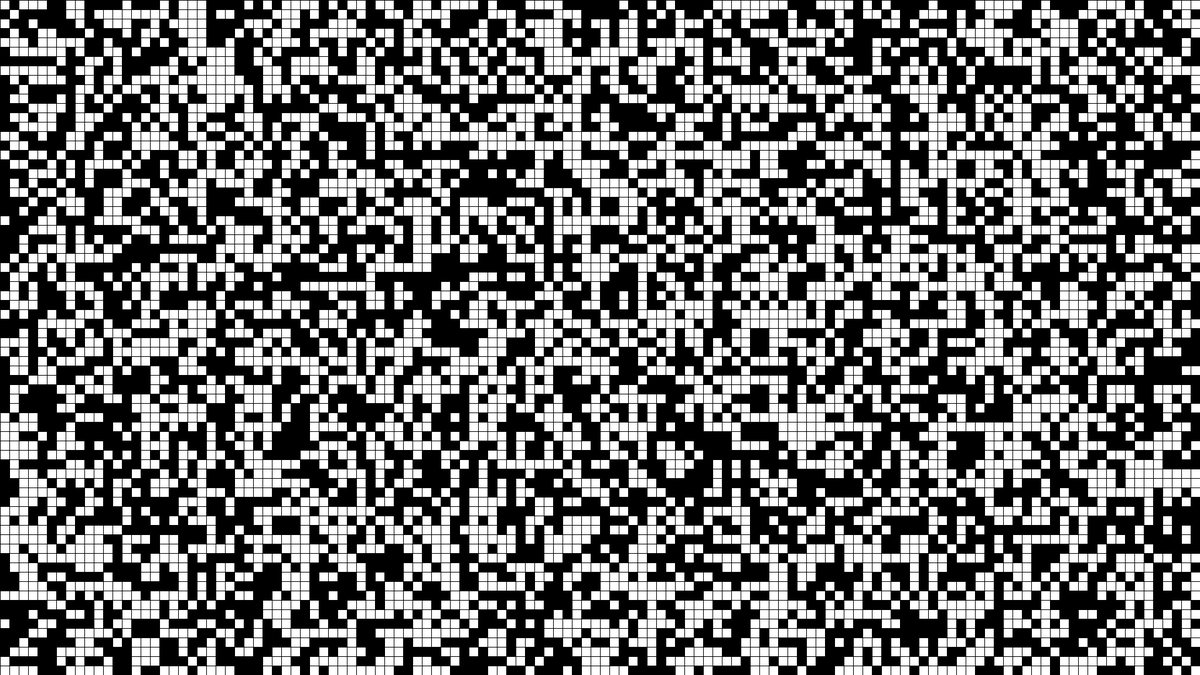
Frame 1 (no input)
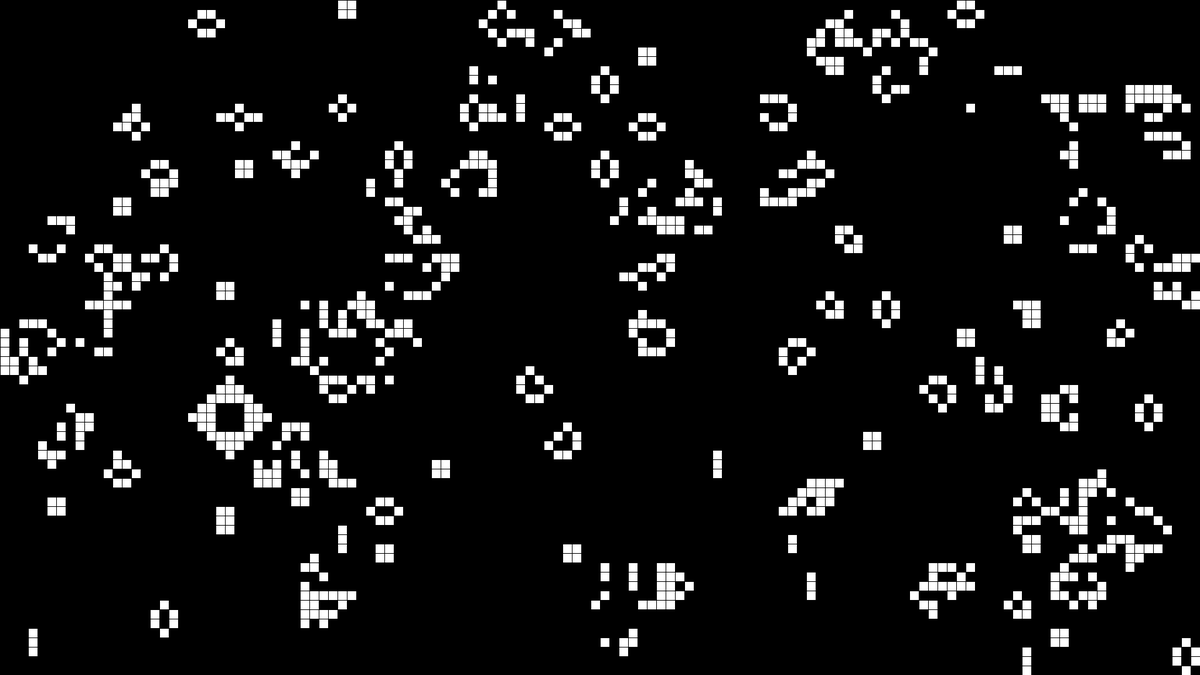
Frame 60 (the mouse pressed at the canvas centre just before this capture)
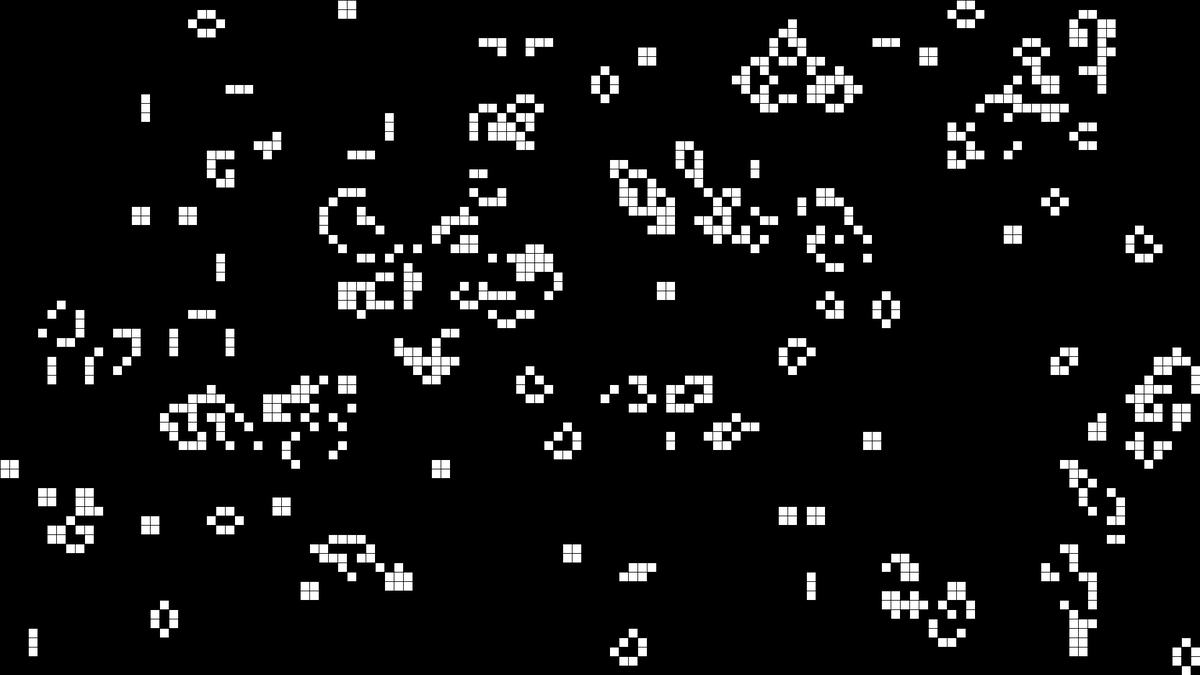
Frame 120 (the mouse held since frame 60 and released just before this capture)

The Processing sketch that drew these frames (run headless with seeded random() and noise(); from frame 60 on, the mouse is pressed at the canvas centre):

// Processing sketch: Game_of_Life
// ── Game_of_Life.pde
int cellSize = 15;
int cellCountX, cellCountY;
int[][] cells;
boolean paused = false;


void setup() {
  frameRate(30);
  size(1920, 1080);
  
  cellCountX = width/cellSize;
  cellCountY = height/cellSize;
  
  cells = new int[cellCountX][cellCountY];
  
  for (int i = 0; i < cellCountX; i++) {
    for (int j = 0; j < cellCountY; j++) {
      cells[i][j] = (int) random(0, 2);
    }
  }
  
  System.out.println("x: " + cellCountX + "y: " + cellCountY);
}

void draw() {
  drawGrid();
  
  if (!paused)
    cells = doRules(cells);
}

void mousePressed() {
  if (mouseButton == LEFT)
    cells[mouseX/cellSize][mouseY/cellSize] = 1;
  else if (mouseButton == RIGHT)
    cells[mouseX/cellSize][mouseY/cellSize] = 0;
  else if (mouseButton == CENTER)
    cells = new int[cellCountX][cellCountY];
}

void keyPressed() {
  paused = !paused;
}

void drawGrid() {
  
  for (int i = 0; i < cellCountX; i++) {
    for (int j = 0; j < cellCountY; j++) {
      fill(cells[i][j]*255);
      rect(i*cellSize, j*cellSize, cellSize, cellSize);
    }
  }
}

int[][] doRules(int[][] input) {
  int[][] output = new int[input.length][input[0].length];
  
  for (int i = 0; i < input.length; i++) {
    for (int j = 0; j < input[0].length; j++) {
      
      //int neighbors = wrappedNeighborCount(input, i, j);
      int neighbors = neighborCount(input, i, j);
      
      //any live cell with two or three live neighbors survives
      if (cells[i][j] == 1 && neighbors == 2 || neighbors == 3) {
        output[i][j] = 1;
      }
      
      //Any dead cell with three live neighbors becomes a live cell
      if (cells[i][j] == 0 && neighbors == 3) {
        output[i][j] = 1;
      }
      
      //All other live cells die in the next generation. Similarly, all other dead cells stay dead.
      //This step requires no action because the copy array starts filled with dead cells
    }
  }
  
  
  return output;
}

int neighborCount(int[][] arr, int row, int col) {
  int neighbors = 0;
  
  for (int i = 0; i < arr.length; i++) {
    for (int j = 0; j < arr[0].length; j++) {
      
       if (abs(row-i) <= 1 && abs(col-j) <= 1 && !(row == i && col == j)) {
         neighbors += cells[i][j];
       }
       
    }
  }
  
  return neighbors;
}

int wrappedNeighborCount(int[][] arr, int row, int col) {
 int neighbors = 0;
 
 neighbors += arr[wrap(row-1, 0, arr.length-1)][wrap(col-1, 0, arr[0].length-1)];
 neighbors += arr[wrap(row-1, 0, arr.length-1)][wrap(col, 0, arr[0].length-1)];
 neighbors += arr[wrap(row-1, 0, arr.length-1)][wrap(col+1, 0, arr[0].length-1)];
 neighbors += arr[wrap(row, 0, arr.length-1)][wrap(col-1, 0, arr[0].length-1)];
 neighbors += arr[wrap(row, 0, arr.length-1)][wrap(col+1, 0, arr[0].length-1)];
 neighbors += arr[wrap(row+1, 0, arr.length-1)][wrap(col-1, 0, arr[0].length-1)];
 neighbors += arr[wrap(row+1, 0, arr.length-1)][wrap(col, 0, arr[0].length-1)];
 neighbors += arr[wrap(row+1, 0, arr.length-1)][wrap(col+1, 0, arr[0].length-1)];
 
 return neighbors;
}

int wrap(int num, int min, int max) {
  if (num < min)
    return max;
  if (num > max)
    return min;
  return num;
}
